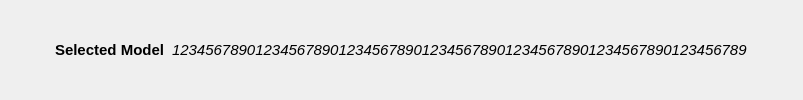
     <widget class="QFrame" name="selectedModelFrame">
      <property name="frameShape">
       <enum>QFrame::NoFrame</enum>
      </property>
      <property name="frameShadow">
       <enum>QFrame::Raised</enum>
      </property>
      <layout class="QHBoxLayout" name="horizontalLayout_6">
       <property name="spacing">
        <number>0</number>
       </property>
       <property name="leftMargin">
        <number>55</number>
       </property>
       <property name="topMargin">
        <number>0</number>
       </property>
       <property name="rightMargin">
        <number>55</number>
       </property>
       <property name="bottomMargin">
        <number>0</number>
       </property>
       <item>
        <widget class="QLabel" name="modelLabel">
         <property name="font">
          <font>
           <pointsize>11</pointsize>
           <bold>true</bold>
          </font>
         </property>
         <property name="text">
          <string>Selected Model</string>
         </property>
        </widget>
       </item>
       <item>
        <widget class="QLabel" name="modelTextcon">
         <property name="text">
          <string/>
         </property>
         <property name="pixmap">
          <pixmap>../icons/chevron-right.svg</pixmap>
         </property>
         <property name="alignment">
          <set>Qt::AlignCenter</set>
         </property>
        </widget>
       </item>
       <item>
        <widget class="QLabel" name="modelText">
         <property name="sizePolicy">
          <sizepolicy hsizetype="MinimumExpanding" vsizetype="Preferred">
           <horstretch>0</horstretch>
           <verstretch>0</verstretch>
          </sizepolicy>
         </property>
         <property name="font">
          <font>
           <pointsize>11</pointsize>
           <italic>true</italic>
          </font>
         </property>
         <property name="toolTip">
          <string>&lt;html&gt;&lt;head/&gt;&lt;body&gt;&lt;p&gt;The Error returned by the Validator. The direct Position will be delivered if possible.&lt;/p&gt;&lt;p&gt;Click on the Error to open your INTERLIS Transfer-File with your preferred editor for XML Files. &lt;/p&gt;&lt;/body&gt;&lt;/html&gt;</string>
         </property>
         <property name="frameShape">
          <enum>QFrame::NoFrame</enum>
         </property>
         <property name="text">
          <string>123456789012345678901234567890123456789012345678901234567890123456789</string>
         </property>
         <property name="scaledContents">
          <bool>false</bool>
         </property>
         <property name="alignment">
          <set>Qt::AlignLeading|Qt::AlignLeft|Qt::AlignVCenter</set>
         </property>
         <property name="wordWrap">
          <bool>true</bool>
         </property>
         <property name="indent">
          <number>0</number>
         </property>
         <property name="openExternalLinks">
          <bool>true</bool>
         </property>
         <property name="textInteractionFlags">
          <set>Qt::LinksAccessibleByMouse|Qt::TextSelectableByMouse</set>
         </property>
        </widget>
       </item>
      </layout>
     </widget>
